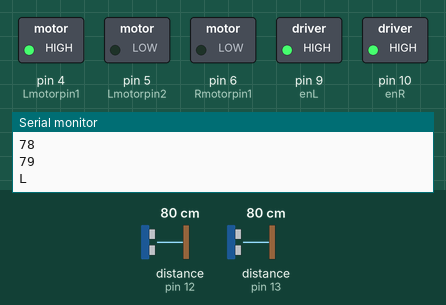
Simulated run of this sketch. Board: Arduino Uno, built with avr-gcc and run on an emulated ATmega328P. Parts: switched loads named in the sketch (green lamp = pin HIGH), the last lines printed to the serial monitor. Wiring (inferred from the names in the program): 2 × ultrasonic range finder: trigger pin 8, echo pin 12 / trigger pin 11, echo pin 13. Dashed ring = blinking. The inputs (shaded band) are chosen by the test bench; at power-on: distance to the obstacle (sensors on pin 12, pin 13) 80 cm. The echo pulse lasts 58.3 µs per cm; pins used as bus, display or sensor lines are not drawn.

Above: at 2.3 s.
2.4 s: distance to the obstacle (sensor on pin 12) set to 120 cm
At 4.1 s:
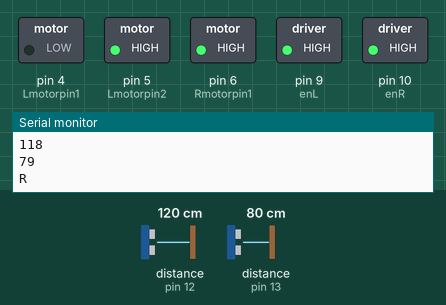
7.5 s: distance to the obstacle (sensor on pin 13) set to 120 cm
At 8.4 s:
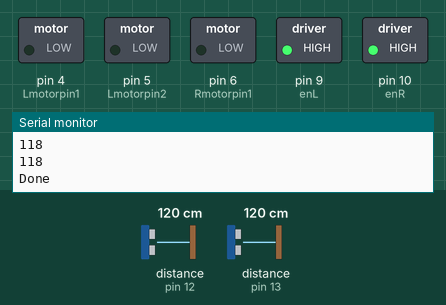
11.1 s: distance to the obstacle (sensor on pin 12) set to 2 cm
At 13.4 s:
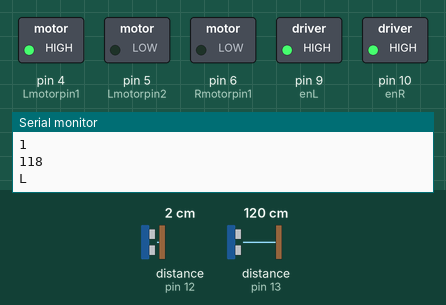
16.2 s: distance to the obstacle (sensor on pin 12) set to 250 cm
At 17.8 s:
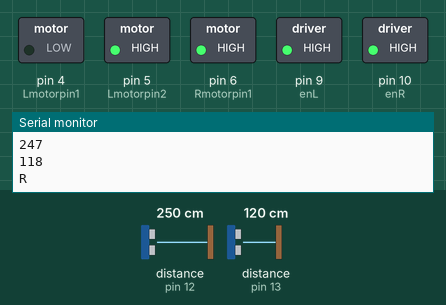
21.3 s: distance to the obstacle (sensor on pin 12) set to 4 cm
At 22.5 s:
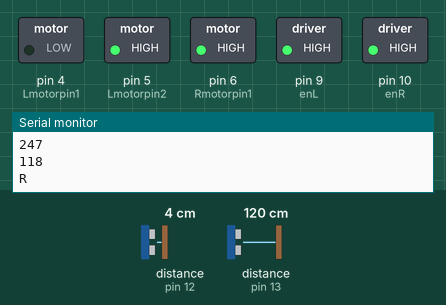
Timing chart, 0 to 27.4 s (numbered marks = the images above; inputs shaded):
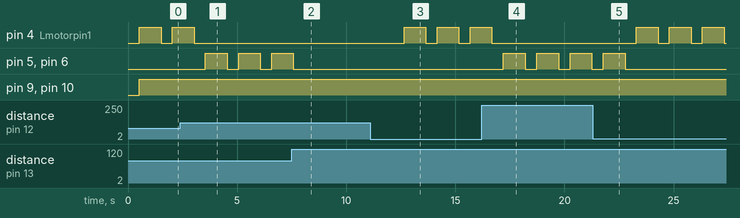

Measured:
- after the input at 2.4 s, pin 4 (Lmotorpin1): goes on until 3.0 s, then stays LOW; pin 5 (Lmotorpin2), pin 6 (Rmotorpin1): alternates HIGH for 1.0 s and LOW for 0.52 s, starting after 1.1 s
- after the input at 7.5 s, pin 5 (Lmotorpin2), pin 6 (Rmotorpin1): goes on until 7.6 s, then stays LOW
- after the input at 11.1 s, pin 4 (Lmotorpin1): alternates HIGH for 1.0 s and LOW for 0.51 s, starting after 1.6 s
- after the input at 16.2 s, pin 4 (Lmotorpin1): goes on until 16.7 s, then stays LOW; pin 5 (Lmotorpin2), pin 6 (Rmotorpin1): alternates HIGH for 1.0 s and LOW for 0.53 s, starting after 1.0 s
- after the input at 21.3 s, pin 4 (Lmotorpin1): alternates HIGH for 1.0 s and LOW for 0.51 s, starting after 2.0 s; pin 5 (Lmotorpin2), pin 6 (Rmotorpin1): goes on until 22.8 s, then stays LOW

The sketch:

Ultrasonic_Arduino_Code.ino
```cpp
int Lmotorpin1 = 4;
int Lmotorpin2 = 5;
int Rmotorpin1 = 6;
int Rmotorpin2 = 7;
int trigPin1 = 8;
int trigPin2 = 11;
int echoPin1 = 12;
int echoPin2 = 13;
int enL = 9;
int enR = 10;
// defines variables
int duration1;
int duration2;
int distance1;
int distance2;
int cdistance1;
int cdistance2;
void setup() {
Serial.begin(9600);
pinMode(trigPin1, OUTPUT); // Sets the trigPin as an Output
pinMode(echoPin1, INPUT); // Sets the echoPin as an
pinMode(trigPin2, OUTPUT); // Sets the trigPin as an Output
pinMode(echoPin2, INPUT); // Sets the echoPin as an Input
pinMode(Lmotorpin1, OUTPUT);
pinMode(Lmotorpin2, OUTPUT);
pinMode(Rmotorpin1, OUTPUT);
pinMode(Lmotorpin2, OUTPUT);
pinMode(enL, OUTPUT);
pinMode(enR, OUTPUT);
}
/*Needs to be looped*/
void loop(){
// Clears the trigPin
digitalWrite(trigPin1, LOW);
delayMicroseconds(2000);
// Sets the trigPin on HIGH state for 10 micro seconds
digitalWrite(trigPin1, HIGH);
delayMicroseconds(10);
digitalWrite(trigPin1, LOW);
// Reads the echoPin, returns the sound wave travel time in microseconds
duration1= pulseIn(echoPin1, HIGH);
delay(500);
digitalWrite(trigPin2, LOW);
delayMicroseconds(2000);
// Sets the trigPin on HIGH state for 10 micro seconds
digitalWrite(trigPin2, HIGH);
delayMicroseconds(10);
digitalWrite(trigPin2, LOW);
// Reads the echoPin, returns the sound wave travel time in microseconds
duration2= pulseIn(echoPin2, HIGH);
// Calculating the distance in cm
distance1= duration1*0.034/2;
distance2= duration2*0.034/2;
cdistance1=distance1+5;
cdistance2=distance2+5;
Serial.println(distance1);
Serial.println(distance2);
if (distance1 > distance2) {
  digitalWrite(Lmotorpin1,LOW);
  digitalWrite(Lmotorpin2,HIGH);
  digitalWrite(Rmotorpin1,HIGH);
  digitalWrite(Rmotorpin2,LOW);
  analogWrite(enL,1000);
  analogWrite(enR,1000);
  Serial.println("R");
  delay(1000);
  digitalWrite(Lmotorpin1,LOW);
  digitalWrite(Lmotorpin2,LOW);
  digitalWrite(Rmotorpin1,LOW);
  digitalWrite(Rmotorpin2,LOW);
}
else if (distance1 < distance2) {
  digitalWrite(Lmotorpin1,HIGH);
  digitalWrite(Lmotorpin2,LOW);
  digitalWrite(Rmotorpin1,LOW);
  digitalWrite(Rmotorpin2,HIGH);
  analogWrite(enL,1000);
  analogWrite(enR,1000);
  Serial.println("L");
  delay(1000);
  digitalWrite(Lmotorpin1,LOW);
  digitalWrite(Lmotorpin2,LOW);
  digitalWrite(Rmotorpin1,LOW);
  digitalWrite(Rmotorpin2,LOW);
}
else {
  Serial.println("Done");
  delay(1000);
}
}

/*int finddistance(){
  digitalWrite(trigPin1, LOW);
  delayMicroseconds(2000);
  // Sets the trigPin on HIGH state for 10 micro seconds
  digitalWrite(trigPin1, HIGH);
  delayMicroseconds(10);
  digitalWrite(trigPin1, LOW);
  // Reads the echoPin, returns the sound wave travel time in microseconds
  duration1= pulseIn(echoPin1, HIGH);
  distance1= duration1*0.034/2;
  return distance1;
}*/
```
